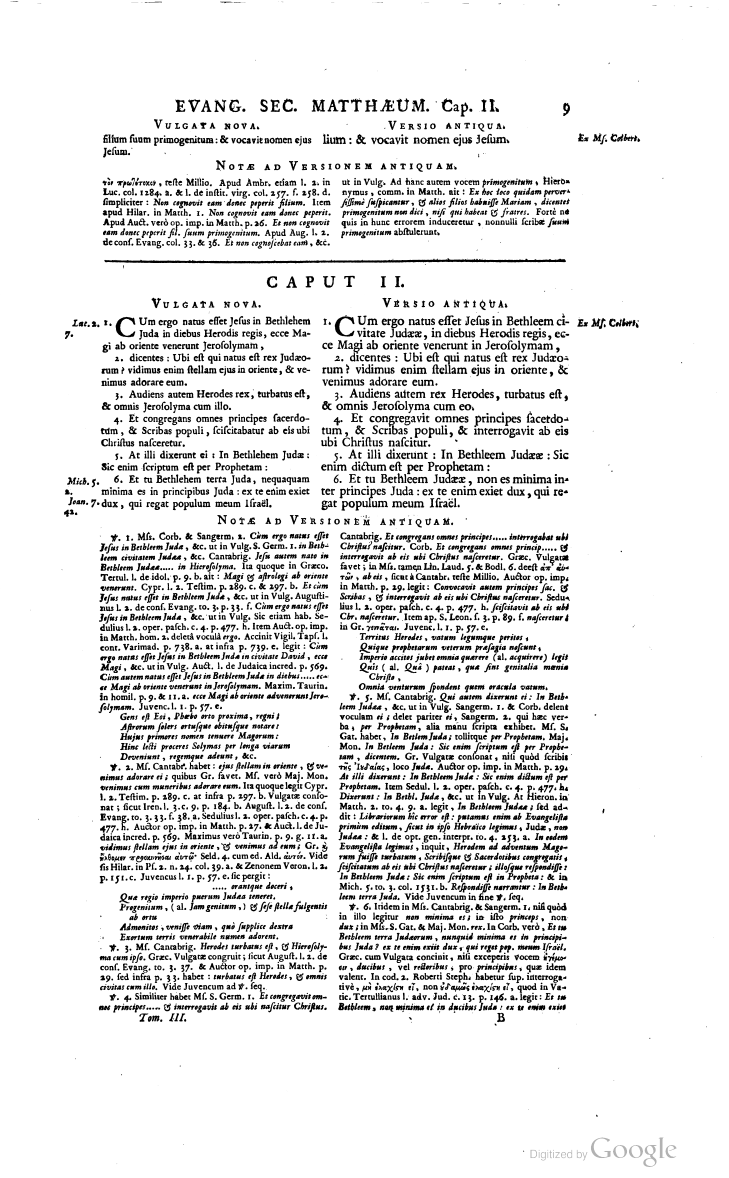
#> input picture image-0052.png, 1458 x 2355 px, given as the content of the folder samples, which was not available (shown at 1/2 size)
$ python versio.py
#> lines starting #> are read from the running program, lines starting #| are printed output that depends on the picture; after the words box and inside, x2 and y2 are one past the last pixel; in counts of white or black regions, pixels touching at a corner belong together; pictures that were not available may be replaced by others from this repository, and a replacement may not be noted
import pathlib
import cv2
import pandas as pd
import numpy as np
import matplotlib as mpl
import matplotlib.pyplot as plt
from tqdm.auto import tqdm

IMGDIR = pathlib.Path.home() / "Downloads" / "Sabatier" / "images"
PATDIR = pathlib.Path(".") / "samples"
# 0: versio antiqua
# 1: vulgata nova
# 2: notae ad
# 3: caput

data = {}
labels = []
templates = []

# parse annotation files
for annot in sorted(PATDIR.glob("image-????.txt")):
    image = cv2.imread(str(IMGDIR / f"{annot.stem}.png"), cv2.IMREAD_GRAYSCALE)
    h, w = image.shape
    cols = ["cls", "xc", "yc", "bw", "bh"]
    df = pd.read_csv(annot, sep=" ", header=None, names=cols)

    # from YOLO to cartesian coordinates
    df["xmin"] = np.floor((df["xc"] - df["bw"] / 2) * w).astype(int)
    df["xmax"] = np.ceil((df["xc"] + df["bw"] / 2) * w).astype(int)
    df["ymin"] = np.floor((df["yc"] - df["bh"] / 2) * h).astype(int)
    df["ymax"] = np.ceil((df["yc"] + df["bh"] / 2) * h).astype(int)

    for rec in df.itertuples():
        # crop roughly the region of interest
        roi: np.ndarray = image[rec.ymin:rec.ymax, rec.xmin:rec.xmax]

        # threshold to isolate title
        ret, thresh = cv2.threshold(roi, 0, 255, cv2.THRESH_BINARY_INV | cv2.THRESH_OTSU)
        contours, _ = cv2.findContours(thresh, cv2.RETR_EXTERNAL, cv2.CHAIN_APPROX_SIMPLE)

        # find tight bounding box around title
        x_min = min(cv2.boundingRect(c)[0] for c in contours)
        y_min = min(cv2.boundingRect(c)[1] for c in contours)
        x_max = max(cv2.boundingRect(c)[0] + cv2.boundingRect(c)[2] for c in contours)
        y_max = max(cv2.boundingRect(c)[1] + cv2.boundingRect(c)[3] for c in contours)

        # normalize and resize cropped title image
        cropped = roi[y_min:y_max, x_min:x_max].astype(np.float32) / 255.
        cropped =  (cropped - np.mean(cropped)) / (np.std(cropped))
        cropped = cv2.resize(cropped, (224, 24), interpolation=cv2.INTER_AREA)
        labels.append(rec.cls)
        templates.append(cropped)

labels = np.array(labels)
templates = np.array(templates)

def cosine_similarity(roi, templates, labels):
    dot = np.sum(templates * roi, axis=(1, 2))  # (N,)
    template_norms = np.linalg.norm(templates, axis=(1, 2))  # (N,)
    roi_norm = np.linalg.norm(roi)

    scores = dot / (template_norms * roi_norm + 1e-8)
    return labels[np.argmax(scores)], np.max(scores)

results = []
for pngfile in tqdm(sorted(IMGDIR.glob("image-00??.png"))):
    img = cv2.imread(pngfile)
#> img is the input picture: shape (2355, 1458, 3); min 0, max 255, mean 230.9
    gray = cv2.cvtColor(img, cv2.COLOR_BGR2GRAY)

    _, thresh = cv2.threshold(gray, 0, 255, cv2.THRESH_BINARY_INV + cv2.THRESH_OTSU)
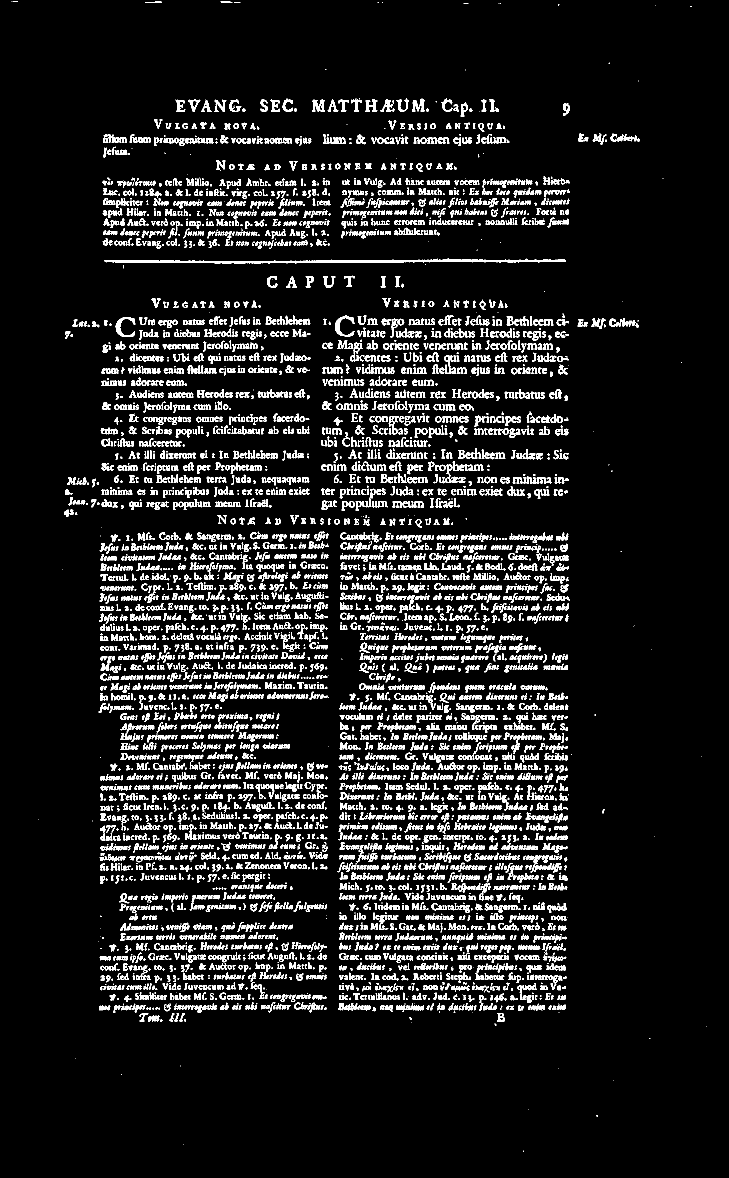
#> thresh: shape (2355, 1458) (shown at 1/2 size); 9.7% white; 5989 white regions (1184 under 20 px), largest, box (x1, y1, x2, y2) and area: (209, 517, 1132, 527) 4158, (231, 634, 271, 674) 568, (670, 633, 709, 673) 565
    kernel = cv2.getStructuringElement(cv2.MORPH_RECT, (25, 5))
    closed = cv2.morphologyEx(thresh, cv2.MORPH_CLOSE, kernel)
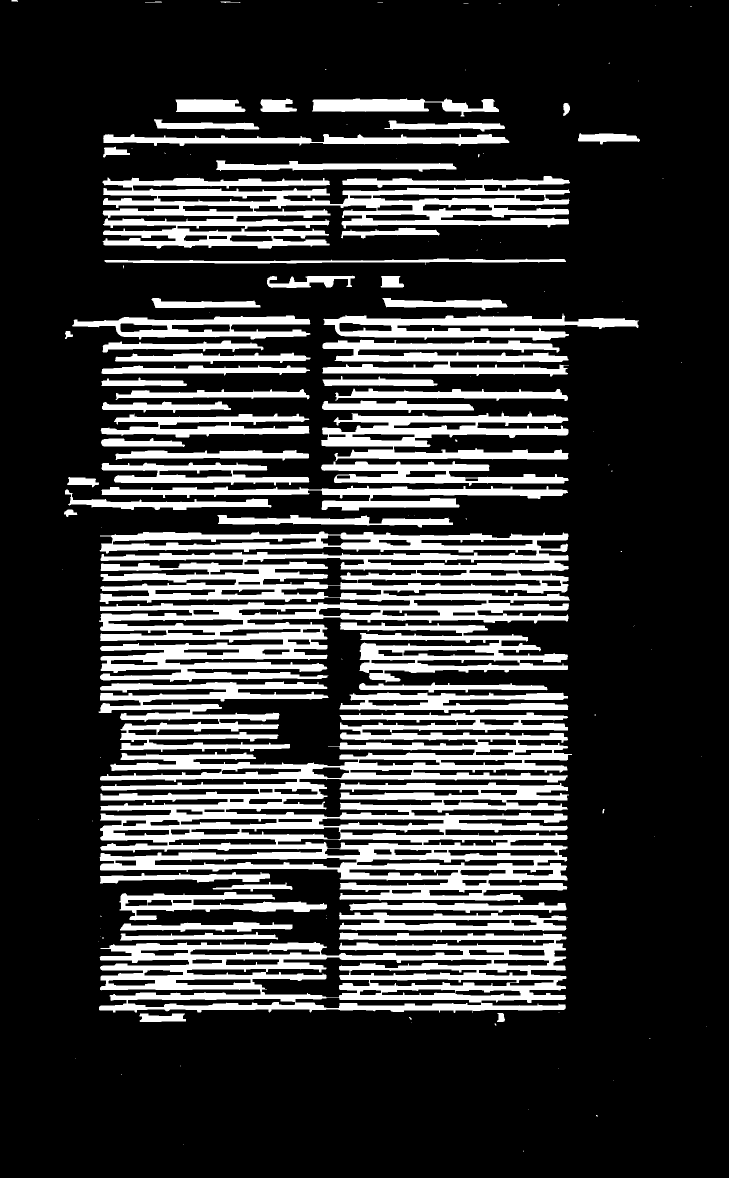
#> closed: shape (2355, 1458) (shown at 1/2 size); 21.5% white; 134 white regions (73 under 20 px)
    contours, _ = cv2.findContours(closed, cv2.RETR_EXTERNAL, cv2.CHAIN_APPROX_SIMPLE)
#> contours = 134 contours, 75 with area under 20; largest, box (x1, y1, x2, y2) and area: (199, 1425, 1144, 1805) 194786, (198, 1063, 1139, 1364) 160167, (198, 1865, 1133, 2026) 110686, (205, 352, 1140, 498) 69552, (642, 823, 1137, 922) 24649

    annoted = img.copy()

    for cnt in contours:
        x, y, w, h = cv2.boundingRect(cnt)
        roi = gray[y:y+h, x:x+w]
        _, thresh = cv2.threshold(roi, 0, 255, cv2.THRESH_BINARY_INV + cv2.THRESH_OTSU)
        cropped = thresh.astype(np.float32) / 255.
        cropped =  (roi - np.mean(roi)) / (np.std(roi) + 1e-6)
        cropped = cv2.resize(cropped, (224, 24), interpolation=cv2.INTER_AREA)
#> (the run stopped early here; a loop or call above may not have finished)

$ run again, on image-0063.png
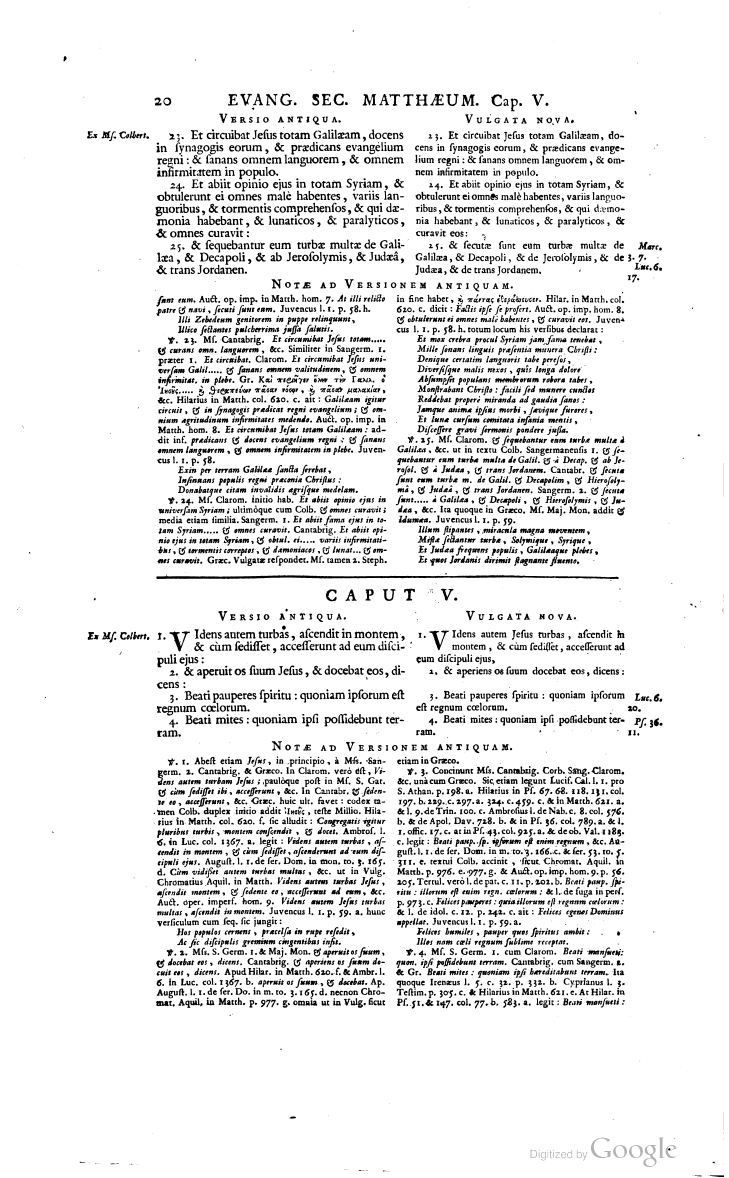
#> input picture image-0063.png, 1458 x 2355 px, given as the content of the folder samples, which was not available (shown at 1/2 size)
#> img is the input picture: shape (2355, 1458, 3); min 0, max 255, mean 233.1
#> `_, thresh = cv2.threshold(gray, 0, 255, cv2.THRESH_BINARY_INV + cv2.TH..`:
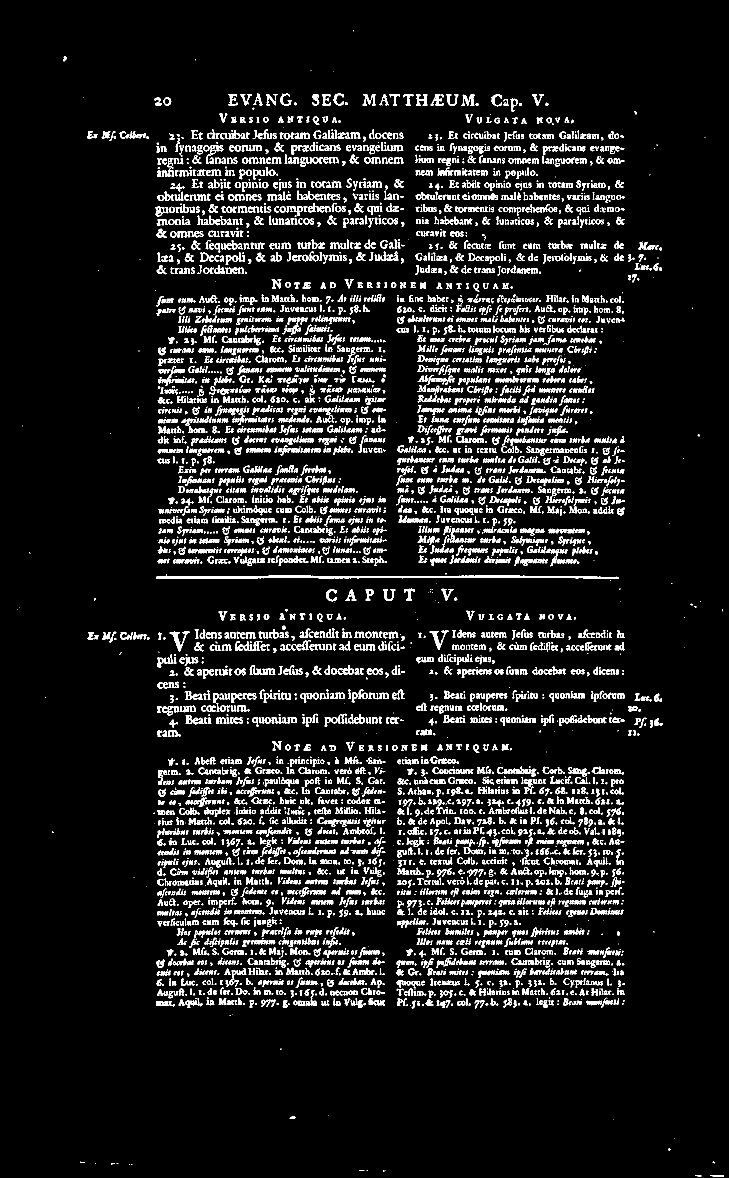
#> thresh: shape (2355, 1458) (shown at 1/2 size); 8.9% white; 6036 white regions (1260 under 20 px), largest, box (x1, y1, x2, y2) and area: (313, 1149, 1237, 1158) 3917, (339, 1263, 380, 1303) 468, (859, 1261, 898, 1300) 423
#> closed: shape (2355, 1458); 20.5% white; 159 white regions (87 under 20 px)
#> contours = 158 contours, 90 with area under 20; largest, box (x1, y1, x2, y2) and area: (307, 1513, 1249, 1795) 168874, (313, 588, 1249, 870) 88297, (312, 1854, 1250, 2017) 72266, (313, 259, 1250, 406) 63522, (314, 850, 1250, 1032) 58501

$ run again, on image-0064.png
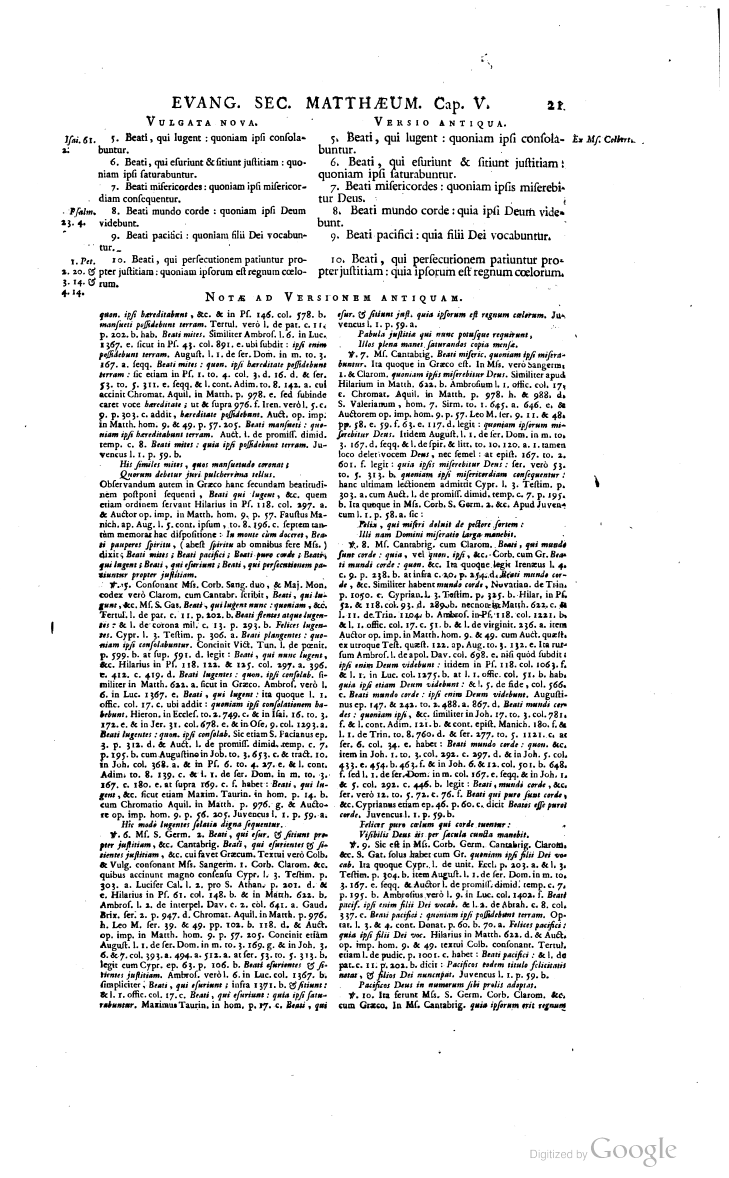
#> input picture image-0064.png, 1458 x 2355 px, given as the content of the folder samples, which was not available (shown at 1/2 size)
#> img is the input picture: shape (2355, 1458, 3); min 0, max 255, mean 231.3
#> `_, thresh = cv2.threshold(gray, 0, 255, cv2.THRESH_BINARY_INV + cv2.TH..`:
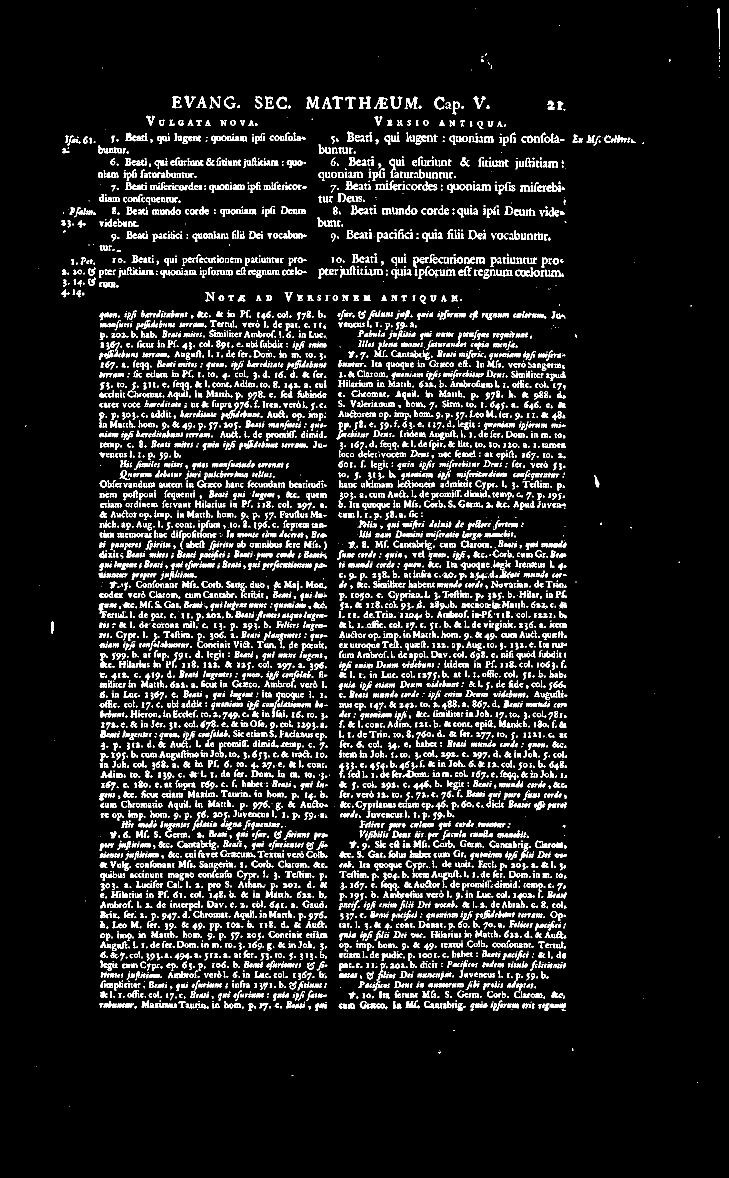
#> thresh: shape (2355, 1458) (shown at 1/2 size); 9.6% white in thin lines or dots, all inside (x1, y1, x2, y2) = (50, 12, 1440, 2213)
#> `closed = cv2.morphologyEx(thresh, cv2.MORPH_CLOSE, kernel)`:
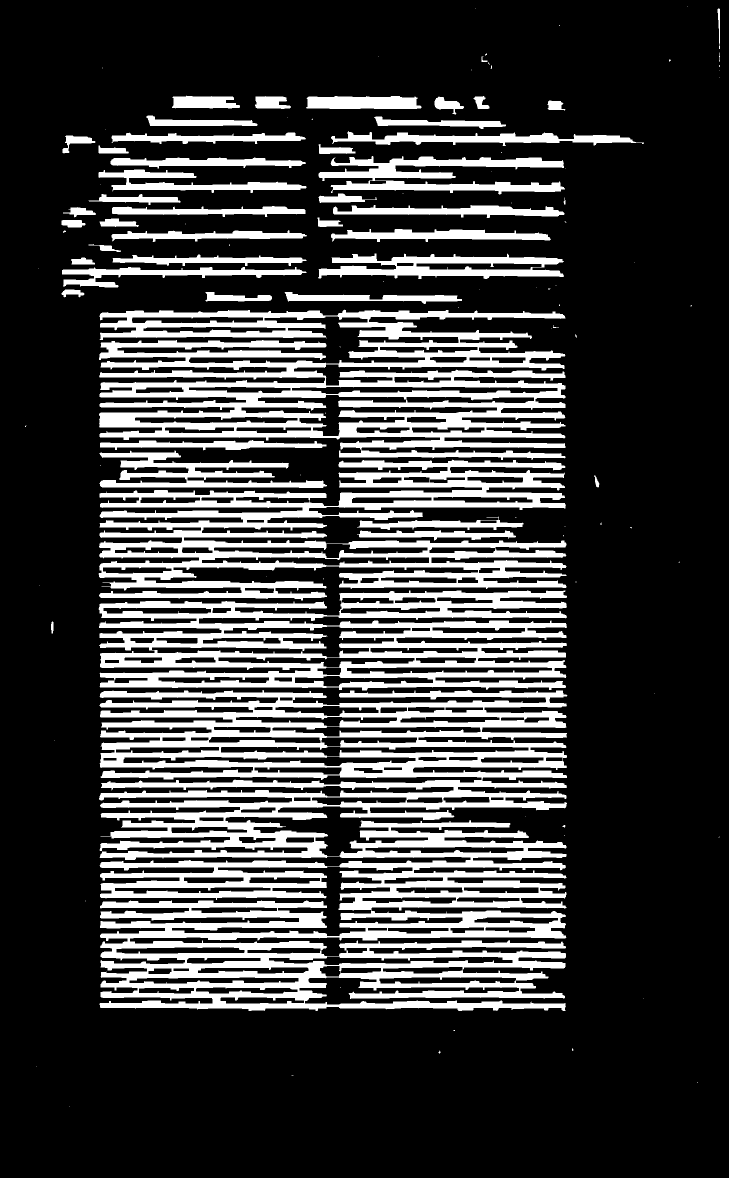
#> closed: shape (2355, 1458) (shown at 1/2 size); 23.3% white; 118 white regions (68 under 20 px)
#> contours = 117 contours, 71 with area under 20; largest, box (x1, y1, x2, y2) and area: (198, 1380, 1135, 2022) 388282, (198, 619, 1131, 920) 164488, (197, 1181, 1134, 1381) 130989, (197, 919, 1133, 1201) 121689, (637, 312, 1130, 389) 15810
